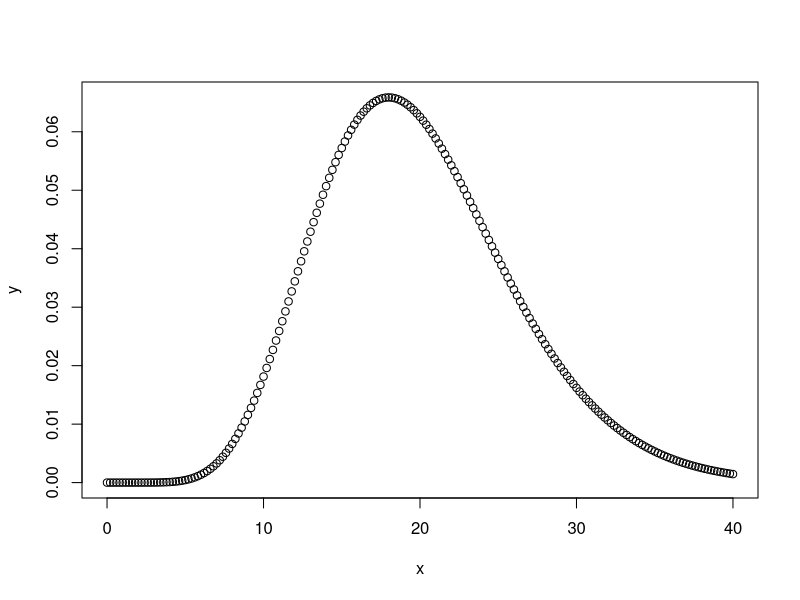
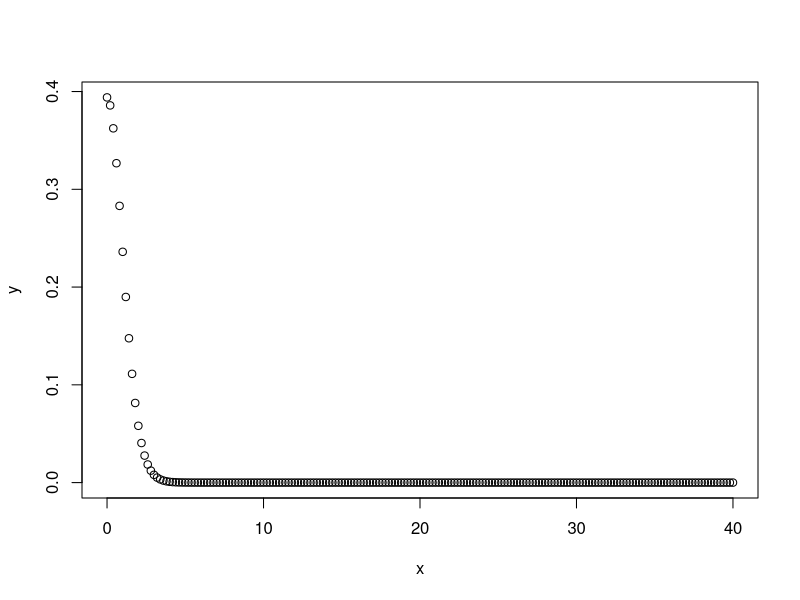

The R script that drew these images, in order: (Note: this script raises an error after producing the figures.)
#1a
n = 20
x = seq(from = 0, to = 2*n, by = 0.2)
y = dchisq(x,n)
plot(x,y)

#a
pchisq(13.5, 10, lower.tail = FALSE)
#b
qchisq(0.05, 20, lower.tail = FALSE)
#c
pchisq(29.3, 16, lower.tail = TRUE)
#d
qchisq(0.99, 30, lower.tail = TRUE)

#1b
n = 20
x = seq(from = 0, to = 2*n, by = 0.2)
y = dt(x,n)
plot(x,y)

#a
pt(2.7, 10, lower.tail = FALSE)
#b
qt(0.025, 50, lower.tail = FALSE)
#c
pt(1.75, 25, lower.tail = TRUE)
#d
dt(0.90, 30, ncp = 0, lower.tail = TRUE)


# Ejercicio 2
valores = rnorm(50, mean = 0, sd = 1)
var(valores)

vec <- c()
for (i in 1:100) {
  valores = rnorm(50, mean = 0, sd = 1)
  
  vec[i] <- var(valores)
  
}
hist(vec)
for(gdl in c(49)){
  x = seq(from = 0, to = 2*gdl, by = gdl/100)
  y = dchisq(x, 49)*n
  lines(x,y, col=2)
}
